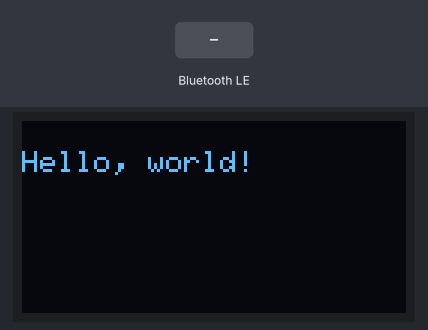
The program below on a simulated ESP32. On the bench: 128×64 one-colour display. The inputs (shaded band) are chosen by the test bench. Nothing arrives over Bluetooth unless stated; a phone connects over Bluetooth LE 3 s after start.

Above: at 2.1 s.
At 5.6 s:
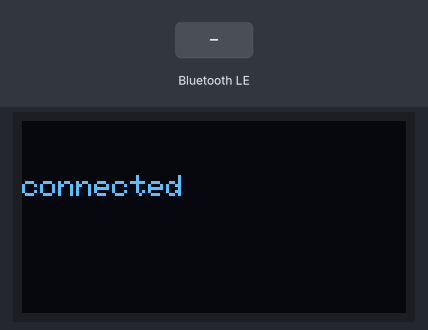
5.7 s: Bluetooth LE write "yes" received
At 6.4 s:
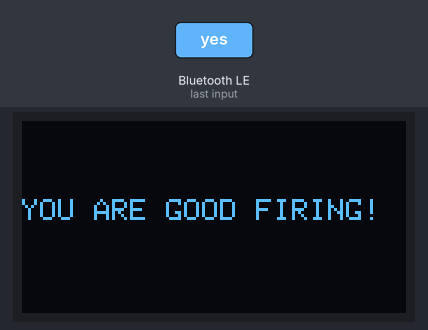
7.2 s: Bluetooth LE write "1" received
At 7.5 s:
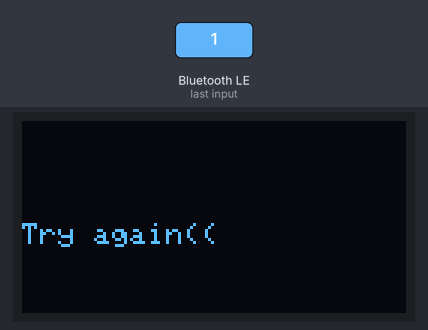
Timing chart, 0 to 10.2 s (numbered marks = the images above; inputs shaded):
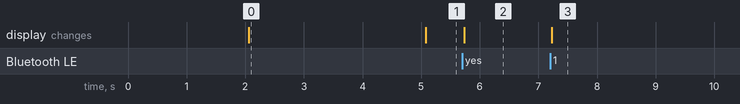

Measured:
- after the input at 5.7 s, the display: changes at once (image 2)
- after the input at 7.2 s, the display: changes at once (image 3)
- what the display in image 0 shows lasts 3.0 s, from 2.1 s to 5.1 s

The program:

main.cpp
```cpp
#include <Wire.h>
#include <Adafruit_GFX.h>
#include <Adafruit_SSD1306.h>

#include <BLEDevice.h>
#include <BLEServer.h>
#include <BLEUtils.h>
#include <BLE2902.h>

#define SERVICE_UUID              "9a8ca9ef-e43f-4157-9fee-c37a3d7dc12d" // ID сервиса
#define ELEM_UUID              "cc46b944-003e-42b6-b836-c4246b8f19a0" // ID характеристики
#define FIRE_ELEM_UUID              "c8f25217-425a-4285-8e75-6d92ce9f656a" // ID характеристики

#define DEVINFO_UUID              (uint16_t)0x180a
#define DEVINFO_MANUFACTURER_UUID (uint16_t)0x2a29
#define DEVINFO_NAME_UUID         (uint16_t)0x2a24
#define DEVINFO_SERIAL_UUID       (uint16_t)0x2a25

#define DEVICE_NAME         "furDISPLAY" // Имя устройства


#define SCREEN_WIDTH 128 // OLED display width, in pixels
#define SCREEN_HEIGHT 64 // OLED display height, in pixels

// Declaration for an SSD1306 display connected to I2C (SDA, SCL pins)
Adafruit_SSD1306 display(SCREEN_WIDTH, SCREEN_HEIGHT, &Wire, -1);

class MyServerCallbacks: public BLEServerCallbacks {
  void onConnect(BLEServer* pServer) {
    // Обработка подключения телефона к устройству
  display.clearDisplay();
    display.println("connected");
  display.display();
  };

  void onDisconnect(BLEServer* pServer) {
    // Обработка отключения
  display.clearDisplay();
    display.println("disconnected(((");
  display.display();
  }
};

class ElemCallbacs : public BLECharacteristicCallbacks {
  void onWrite(BLECharacteristic *pCharacteristic) {
      std::string value1 = pCharacteristic->getValue();
      display.clearDisplay();
  display.print("value: " );
  display.println(value1.c_str());
display.display();
  }
};

class FireCallbacs : public BLECharacteristicCallbacks {
  void onWrite(BLECharacteristic *pCharacteristic) {
    std::string value1 = pCharacteristic->getValue();
    if(value1 == "yes"){
      display.clearDisplay();
      display.println("YOU ARE GOOD FIRING!");
      display.display();

    } else {
      display.clearDisplay();
      display.println("Try again((");
      display.display();

    }

  }
};

void setup() {
  Serial.begin(115200);

  if(!display.begin(SSD1306_SWITCHCAPVCC, 0x3C)) { // Address 0x3D for 128x64
    Serial.println(F("SSD1306 allocation failed"));
    for(;;);
  }
  delay(2000);
  display.clearDisplay();

  display.setTextSize(1);
  display.setTextColor(WHITE);
  display.setCursor(0, 10);
  // Display static text
  display.println("Hello, world!");
  display.display();

  String devName = DEVICE_NAME;
  String chipId = String((uint32_t)(ESP.getEfuseMac() >> 24), HEX);
  devName += '_';
  devName += chipId;

  BLEDevice::init(devName.c_str());  // Инициализация девайса
  BLEServer *pServer = BLEDevice::createServer(); // Создание сервера
  pServer->setCallbacks(new MyServerCallbacks()); // Подключение Callback-а


  BLEService *pService = pServer->createService(SERVICE_UUID); // Cоздание сервиса

  BLECharacteristic *pElem;


  pElem = pService->createCharacteristic(FIRE_ELEM_UUID, BLECharacteristic::PROPERTY_WRITE);
  pElem->setCallbacks(new FireCallbacs());

  BLEDescriptor *pDescriptor = new BLEDescriptor(BLEUUID((uint16_t)0x2901));


  pDescriptor->setValue("Fire-result");

  pElem->addDescriptor(pDescriptor);


  pService->start();


  // ----- Advertising

  BLEAdvertising *pAdvertising = pServer->getAdvertising();

  BLEAdvertisementData adv;
  adv.setName(devName.c_str());
  pAdvertising->setAdvertisementData(adv);

  BLEAdvertisementData adv2;
  adv2.setCompleteServices(BLEUUID(SERVICE_UUID));
  pAdvertising->setScanResponseData(adv2);

  pAdvertising->start();


}

void loop() {

}
```
